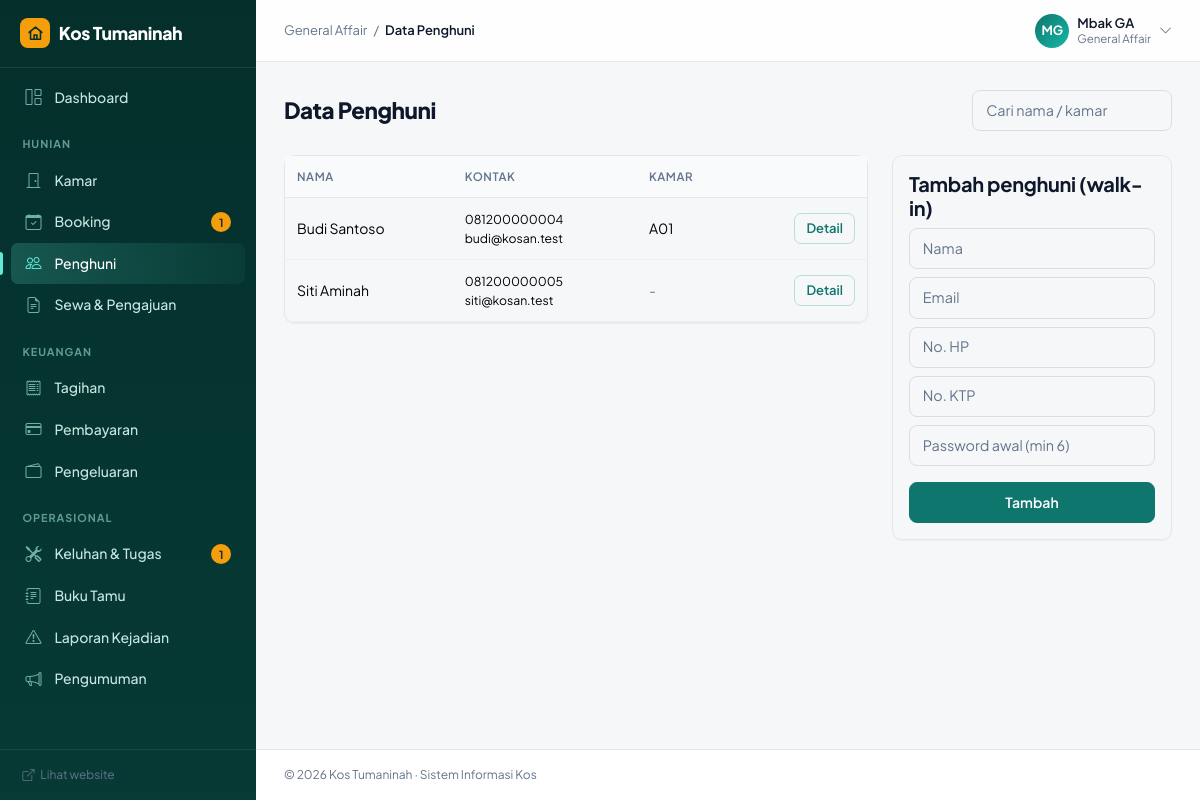
/ga/penghuni.php (signed in), run on the app's committed database.
### tables this page shows
CREATE TABLE users (
    id             INT UNSIGNED AUTO_INCREMENT PRIMARY KEY,
    nama           VARCHAR(100) NOT NULL,
    email          VARCHAR(100) NOT NULL UNIQUE,
    password       VARCHAR(255) NOT NULL,
    no_hp          VARCHAR(20),
    role           ENUM('owner','ga','penghuni','penjaga') NOT NULL DEFAULT 'penghuni',
    no_ktp         VARCHAR(20),
    alamat         TEXT,
    kontak_darurat VARCHAR(100),
    aktif          TINYINT(1) NOT NULL DEFAULT 1,
    created_at     DATETIME NOT NULL DEFAULT CURRENT_TIMESTAMP
);

CREATE TABLE kamar (
    id              INT UNSIGNED AUTO_INCREMENT PRIMARY KEY,
    nomor_kamar     VARCHAR(10) NOT NULL UNIQUE,
    harga_per_bulan INT UNSIGNED NOT NULL DEFAULT 1000000,
    ukuran          VARCHAR(20),
    status          ENUM('kosong','terisi','perbaikan') NOT NULL DEFAULT 'kosong',
    deskripsi       TEXT,
    created_at      DATETIME NOT NULL DEFAULT CURRENT_TIMESTAMP
);

### ga/penghuni.php (the view, shortened to what this page needs)
<?php
require_once __DIR__ . '/../includes/functions.php';
$u = require_role('ga', 'owner');
$bolehEdit = $u['role'] === 'ga';
$detail = isset($_GET['id']) ? q("SELECT * FROM users WHERE id = ? AND role = 'penghuni'", [(int) $_GET['id']])->fetch() : null;
require __DIR__ . '/../includes/header.php';
if ($detail):
    $riwayat = q('SELECT s.*, k.nomor_kamar FROM sewa s JOIN kamar k ON k.id = s.kamar_id WHERE s.user_id = ? ORDER BY s.id DESC', [$detail['id']])->fetchAll();
    ?>
    <a href="<?= url('ga/penghuni.php') ?>" class="btn btn-link px-0"><i class="bi bi-arrow-left"></i> Kembali</a>
    <h1 class="h3 mb-4"><?= e($detail['nama']) ?></h1>
    <div class="row g-4">
        <div class="col-lg-6">
            <form method="post" class="card shadow-sm"><div class="card-body">
                <?= csrf_field() ?>
                <input type="hidden" name="aksi" value="edit">
                <input type="hidden" name="id" value="<?= $detail['id'] ?>">
                <fieldset <?= $bolehEdit ? '' : 'disabled' ?>>
                    <p class="text-muted small mb-3"><?= e($detail['email']) ?> &middot; terdaftar <?= tgl($detail['created_at']) ?></p>
                    <div class="mb-2"><label class="form-label">Nama</label><input name="nama" class="form-control" value="<?= e($detail['nama']) ?>"></div>
                    <div class="mb-2"><label class="form-label">No. HP</label><input name="no_hp" class="form-control" value="<?= e($detail['no_hp']) ?>"></div>
                    <div class="mb-2"><label class="form-label">No. KTP</label><input name="no_ktp" class="form-control" value="<?= e($detail['no_ktp']) ?>"></div>
                    <div class="mb-2"><label class="form-label">Alamat asal</label><textarea name="alamat" class="form-control"><?= e($detail['alamat']) ?></textarea></div>
                    <div class="mb-3"><label class="form-label">Kontak darurat</label><input name="kontak_darurat" class="form-control" value="<?= e($detail['kontak_darurat']) ?>"></div>
                    <?php if ($bolehEdit): ?><button class="btn btn-primary">Simpan</button><?php endif; ?>
                </fieldset>
            </div></form>
        </div>
        <div class="col-lg-6">
            <div class="card shadow-sm"><div class="card-body">
                <h5>Riwayat sewa</h5>
                <table class="table table-sm">
                    <?php foreach ($riwayat as $s): ?>
                        <tr><td><?= e($s['nomor_kamar']) ?></td><td><?= tgl($s['tanggal_mulai']) ?> – <?= tgl($s['tanggal_selesai']) ?></td><td><?= badge($s['status']) ?></td></tr>
                    <?php endforeach; ?>
                    <?php if (!$riwayat): ?><tr><td class="text-muted">Belum pernah menyewa.</td></tr><?php endif; ?>
                </table>
            </div></div>
        </div>
    </div>
<?php else:
    $cari = trim($_GET['cari'] ?? '');
    $penghuni = q(
        "SELECT u.*, k.nomor_kamar FROM users u
         LEFT JOIN sewa s ON s.user_id = u.id AND s.status = 'aktif' LEFT JOIN kamar k ON k.id = s.kamar_id
         WHERE u.role = 'penghuni' AND (u.nama LIKE ? OR u.email LIKE ? OR k.nomor_kamar LIKE ?)
         ORDER BY k.nomor_kamar IS NULL, k.nomor_kamar, u.nama",
        ["%$cari%", "%$cari%", "%$cari%"]
    )->fetchAll();
    ?>
    <div class="d-flex justify-content-between align-items-center mb-4">
        <h1 class="h3 mb-0">Data Penghuni</h1>
        <form class="d-flex"><input name="cari" class="form-control" placeholder="Cari nama / kamar" value="<?= e($cari) ?>"></form>
    </div>
    <div class="row g-4">
        <div class="<?= $bolehEdit ? 'col-lg-8' : 'col-12' ?>">
            <div class="card shadow-sm"><div class="card-body table-responsive">
                <table class="table">
                    <thead><tr><th>Nama</th><th>Kontak</th><th>Kamar</th><th></th></tr></thead>
                    <tbody>
                    <?php foreach ($penghuni as $p): ?>
                        <tr>
                            <td><?= e($p['nama']) ?></td>
                            <td class="small"><?= e($p['no_hp']) ?><br><?= e($p['email']) ?></td>
                            <td><?= $p['nomor_kamar'] ? e($p['nomor_kamar']) : '<span class="text-muted">-</span>' ?></td>
                            <td class="text-end"><a href="?id=<?= $p['id'] ?>" class="btn btn-sm btn-outline-primary">Detail</a></td>
                        </tr>
                    <?php endforeach; ?>
                    </tbody>
                </table>
            </div></div>
        </div>
        <?php if ($bolehEdit): ?>
            <div class="col-lg-4">
                <form method="post" class="card shadow-sm"><div class="card-body">
                    <h5>Tambah penghuni (walk-in)</h5>
                    <div class="mb-2"><input name="nama" class="form-control" placeholder="Nama" required></div>
                    <div class="mb-2"><input type="email" name="email" class="form-control" placeholder="Email" required></div>
                    <div class="mb-2"><input name="no_hp" class="form-control" placeholder="No. HP"></div>
                    <div class="mb-2"><input name="no_ktp" class="form-control" placeholder="No. KTP"></div>
                    <div class="mb-3"><input name="password" class="form-control" placeholder="Password awal (min 6)" minlength="6" required></div>
                    <button class="btn btn-primary w-100">Tambah</button>
                </div></form>
            </div>
        <?php endif; ?>
    </div>
<?php endif; ?>
<?php require __DIR__ . '/../includes/footer.php'; ?>

### assets/css/style.css (style rules this page uses)
:root { --brand: #0f766e; --brand-hover: #115e59; --brand-active: #134e4a; --brand-soft: #e7f3f1; --ink: #0f172a; --ink-2: #334155; --muted: #64748b; --line: #e5e7eb; --canvas: #f6f7f9; --sidebar: #0f172a; --radius: 10px; --bs-body-font-family: 'Plus Jakarta Sans', system-ui, -apple-system, 'Segoe UI', Roboto, sans-serif; --bs-body-font-size: .9375rem; --bs-body-color: var(--ink); --bs-body-bg: var(--canvas); --bs-secondary-color: var(--muted); --bs-border-color: var(--line); --bs-primary: #0f766e; --bs-primary-rgb: 15, 118, 110; --bs-primary-bg-subtle: #e7f3f1; --bs-primary-border-subtle: #b9ddd7; --bs-primary-text-emphasis: #115e59; --bs-link-color: #0f766e; --bs-link-color-rgb: 15, 118, 110; --bs-link-hover-color: #115e59; --bs-link-hover-color-rgb: 17, 94, 89; }
body { -webkit-font-smoothing: antialiased; letter-spacing: -.003em; }
h1, h2, h3, h4, h5, h6, .h1, .h2, .h3, .h4, .h5, .h6 { font-weight: 700; letter-spacing: -.015em; color: var(--ink); }
a { text-decoration: none; }
.text-muted { color: var(--muted) !important; }
.btn { font-weight: 600; font-size: .875rem; padding: .55rem 1.05rem; border-radius: 8px; }
.btn-sm { padding: .3rem .7rem; font-size: .8125rem; border-radius: 7px; }
.btn-primary { --bs-btn-bg: var(--brand); --bs-btn-border-color: var(--brand); --bs-btn-hover-bg: var(--brand-hover); --bs-btn-hover-border-color: var(--brand-hover); --bs-btn-active-bg: var(--brand-active); --bs-btn-active-border-color: var(--brand-active); --bs-btn-disabled-bg: var(--brand); --bs-btn-disabled-border-color: var(--brand); }
.btn-outline-primary { --bs-btn-color: var(--brand); --bs-btn-border-color: #b9ddd7; --bs-btn-hover-bg: var(--brand); --bs-btn-hover-border-color: var(--brand); --bs-btn-active-bg: var(--brand-active); --bs-btn-active-border-color: var(--brand-active); }
.form-control, .form-select { border-radius: 8px; border-color: #d9dee5; padding: .55rem .8rem; font-size: .9rem; }
.card { border: 1px solid var(--line); border-radius: var(--radius); }
.shadow-sm { box-shadow: 0 1px 2px rgba(15, 23, 42, .04) !important; }
.table { --bs-table-bg: transparent; font-size: .875rem; margin-bottom: 0; }
.table > thead th { font-size: .72rem; text-transform: uppercase; letter-spacing: .05em; color: var(--muted); font-weight: 600; background: #f8fafc; border-bottom: 1px solid var(--line); white-space: nowrap; }
.table td, .table th { vertical-align: middle; padding: .75rem .75rem; border-color: #eef0f3; }
.card-body.table-responsive, .card-body > .table-responsive { padding: 0; }
.app-content h1.h3, .app-content h1 { font-size: 1.4rem; font-weight: 800; letter-spacing: -.02em; }

### assets/css/motion.css (style rules this page uses)
:root { --ease-out: cubic-bezier(.22, .61, .36, 1); --dur: .45s; }
.app-content .row > [class*="col"] > .card { animation: pageIn .45s var(--ease-out) both; }
.app-content .row > [class*="col"]:nth-child(2) > .card { animation-delay: .04s; }
.btn { transition: background-color .15s ease, border-color .15s ease, color .15s ease, box-shadow .15s ease, transform .1s ease; }
.card { transition: border-color .2s ease, box-shadow .2s ease, transform .2s ease; }
.table tbody tr { transition: background-color .12s ease; }
.form-control, .form-select { transition: border-color .15s ease, box-shadow .15s ease; }

### assets/css/theme.css (style rules this page uses)
:root { --deep: #042f2b; --deep-2: #0b4f48; --accent: #f59e0b; --accent-hover: #fbbf24; --mint: #5eead4; }
html { scroll-behavior: smooth; }

### data on the page
users: nama "Budi Santoso", no_hp "081200000004", email "budi@kosan.test", kamar.nomor_kamar "A01"
users: nama "Siti Aminah", no_hp "081200000005", email "siti@kosan.test"

### other printed values
APP_NAME "Kos Tumaninah"
$label "Dashboard"
$seksi "HUNIAN"
$label "Kamar"
$label "Booking"
$counts[$path] "1"
$label "Penghuni"
$label "Sewa & Pengajuan"
$seksi "KEUANGAN"
$label "Tagihan"
$label "Pembayaran"
$label "Pengeluaran"
$seksi "OPERASIONAL"
$label "Keluhan & Tugas"
$label "Buku Tamu"
